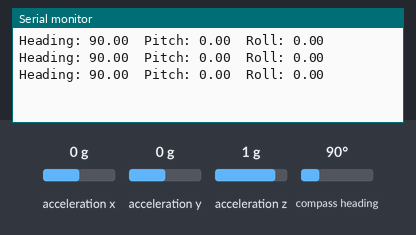
Bench run of a sketch on a simulated Arduino Uno, built with avr-gcc and run on an emulated ATmega328P. Parts: the last lines printed to the serial monitor. Inputs (shaded band) come from the test bench; at power-on: acceleration x 0 g, acceleration y 0 g, acceleration z 1 g, compass heading 90°.

Above: at 2.2 s.
2.3 s: acceleration x set to -1.4 g
At 2.9 s:
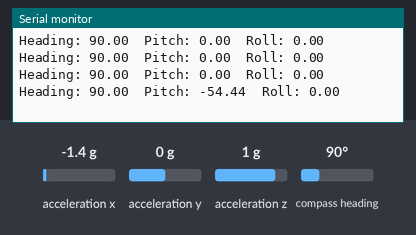
3.8 s: acceleration y set to -1.4 g
At 4.4 s:
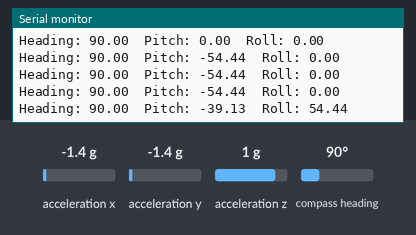
5.3 s: acceleration z set to -1.4 g
At 5.9 s:
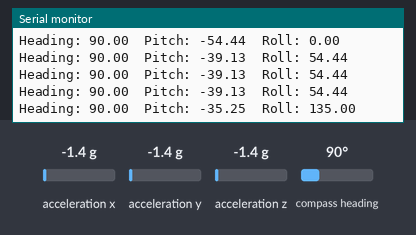
6.8 s: compass heading set to 7°
At 7.5 s:
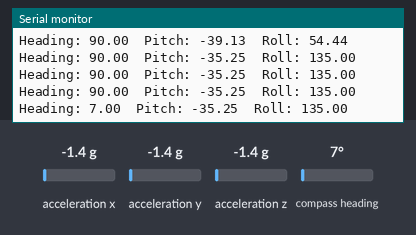
Timing chart, 0 to 9.3 s (numbered marks = the images above; inputs shaded):
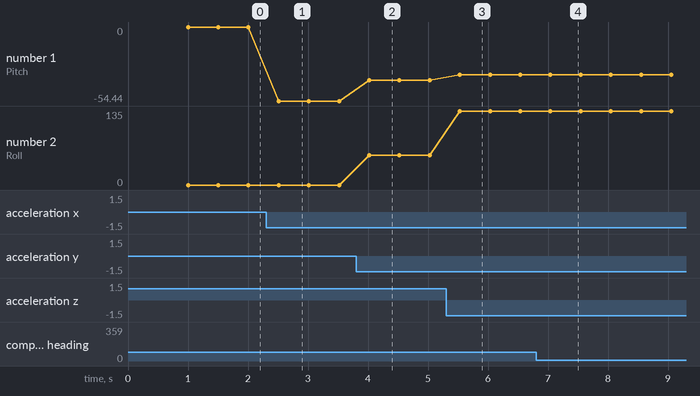

Measured:
- after the input at 2.3 s, the serial monitor: prints a new line after 0.21 s (image 1)
- after the input at 3.8 s, the serial monitor: prints a new line after 0.22 s (image 2)
- after the input at 5.3 s, the serial monitor: prints a new line after 0.23 s (image 3)
- after the input at 6.8 s, the serial monitor: prints a new line after 0.24 s (image 4)
- plotted number 1: 0 → -54.44 after the input at 2.3 s, -54.44 → -39.13 after the input at 3.8 s, -39.13 → -35.25 after the input at 5.3 s
- plotted number 2: 0 → 54.44 after the input at 3.8 s, 54.44 → 135 after the input at 5.3 s

The sketch:

hainum_imu.ino
```cpp
#include <Wire.h>
#include <Adafruit_BNO055.h>
#include <Adafruit_Sensor.h>

Adafruit_BNO055 bno = Adafruit_BNO055(55, 0x28);  // 주소 0x28 (ADR이 GND일 때)

void setup() {
  Serial.begin(115200);
  delay(1000);

  if (!bno.begin()) {
    Serial.println("BNO055 연결 실패! 전원 또는 I2C 연결을 확인하세요.");
    while (1);
  }

  bno.setExtCrystalUse(true);  // 정확도를 높이기 위한 외부 크리스탈 사용 설정
}

void loop() {
  sensors_event_t event;
  bno.getEvent(&event);

  Serial.print("Heading: ");
  Serial.print(event.orientation.x);
  Serial.print("  Pitch: ");
  Serial.print(event.orientation.y);
  Serial.print("  Roll: ");
  Serial.println(event.orientation.z);

  delay(500);
}
```
